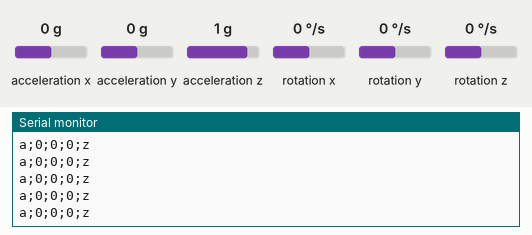
Recording of a sketch running on a simulated Arduino Uno, built with avr-gcc and run on an emulated ATmega328P. Shown: the last lines printed to the serial monitor. The inputs (shaded band) are chosen by the test bench; at power-on: acceleration y 0 g, acceleration x 0 g, rotation z 0 °/s, acceleration z 1 g, rotation x 0 °/s, rotation y 0 °/s.

Above: at 7.2 s.
7.3 s: acceleration y set to -1.4 g
At 7.36 s:
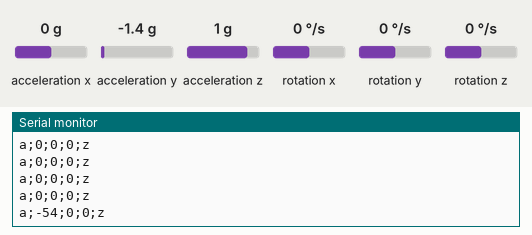
8.8 s: acceleration x set to -1.4 g
At 8.82 s:
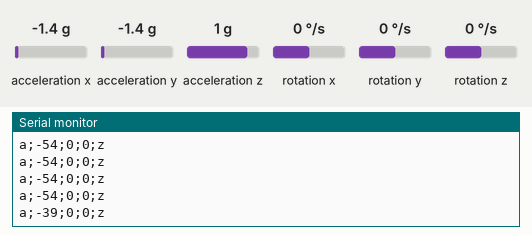
10.3 s: rotation z set to -192 °/s
At 10.38 s:
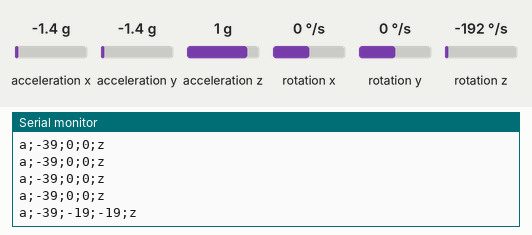
Timing chart, 0 to 13.3 s (numbered marks = the images above; inputs shaded):
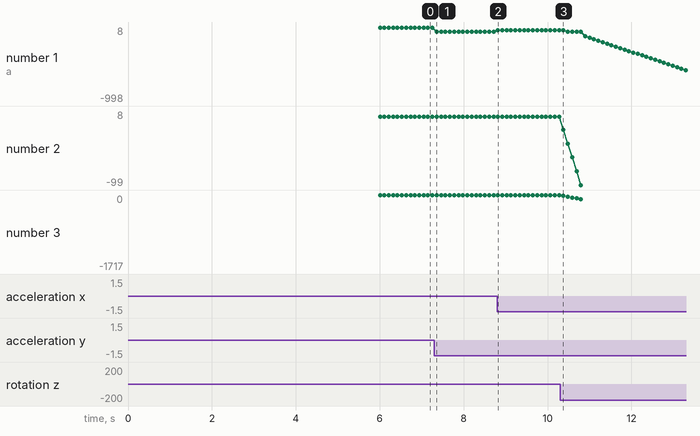

The sketch:

liran_imu.ino
```cpp
#include <Wire.h>
#include <MPU6050_light.h>
MPU6050 mpu(Wire);

const uint8_t MPU2 = 0x69, MPU1=0x68;

char dataToSend[15] = "hello";

long accelX, accelY, accelZ;  // not
float gForceX, gForceY, gForceZ, gyroX, gyroY, gyroZ,rotX, rotY, rotZ; // not
long accelX2, accelY2, accelZ2; // not
float gForceX2, gForceY2, gForceZ2; // not
int i = 0 ;   // not
void setup(){


    Serial.begin(9600);
    delay(3000);      //debug only  not
    Wire.begin();
    mpu.setAddress(MPU2);
    byte status = mpu.begin();
    Serial.print(F("MPU6050 status: "));
    Serial.println(status);
    mpu.calcOffsets(); // gyro and accelero
    Serial.println("Done 1St MPU6050!\n");

    mpu.setAddress(MPU1);
    status = mpu.begin();
    Serial.print(F("MPU6050 status: "));
    Serial.println(status);
    mpu.calcOffsets(); // gyro and accelero
    Serial.println("Done 2St MPU6050!\n");


//  byte status = mpu.begin();
//  mpu.setAddress(MPU2);
  mpu.calcOffsets(); // gyro and accelero
  Serial.println("Done Setup!");

}

void loop(){

    int x = 0;
    int y = 0;
    int z = 0;
    char xx [4];
    char yy [4];
    char zz [4];


    mpu.update();
    //Serial.print("X : ");
    x = (mpu.getAngleX());
    //Serial.print("\tY : ");
    y = (mpu.getAngleY());
    //Serial.print("\tZ : ");
    z = (mpu.getAngleZ());


    mpu.setAddress(MPU2);
    mpu.update();
    y = (mpu.getAngleZ());
    mpu.setAddress(MPU1);

  itoa (x, xx , 10 );
  itoa (y, yy , 10 );
  itoa (z, zz , 10 );

  strcpy(dataToSend , "a");
  strcat(dataToSend , ";");
  strcat(dataToSend , xx);
  strcat(dataToSend , ";");
  strcat(dataToSend , yy);
  strcat(dataToSend , ";");
  strcat(dataToSend , zz);
  strcat(dataToSend , ";");
  strcat(dataToSend , "z");

  Serial.println(dataToSend);
  delay(100);


}
```

Measured:
- after the input at 7.3 s, the serial monitor: prints a new line after 0.06 s (image 1)
- after the input at 8.8 s, the serial monitor: prints a new line at once (image 2)
- after the input at 10.3 s, the serial monitor: prints a new line after 0.08 s (image 3)
- plotted number 1: 0 → -54 after the input at 7.3 s, -54 → -39 after the input at 8.8 s, -39 → 8 after the input at 10.3 s
- plotted number 2: 0 → 7 after the input at 10.3 s
- plotted number 3: 0 → -1717 after the input at 10.3 s
